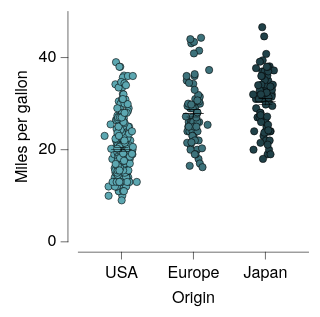

Describe this chart as a Vega-Lite specification.
### Vega-Lite specification from a JSON file in a GitHub repository (floating-point values rounded to 4 significant figures; data arrays with more than 128 entries replaced by an {"elided": "..."} marker saying what was removed)
{"background": null, "config": {"arc": {"fill": "#DBDBDB", "fillOpacity": 1.0, "innerRadius": 25.0, "padAngle": 0.03, "stroke": "black", "strokeOpacity": 1, "strokeWidth": 0.25}, "area": {"fill": "#DBDBDB", "fillOpacity": 1.0, "stroke": "black", "strokeOpacity": 1, "strokeWidth": 0.25}, "axis": {"domain": true, "domainCap": "round", "domainColor": "black", "domainWidth": 0.25, "grid": false, "gridCap": "round", "gridColor": "#F1F1F1", "gridDash": [0, 0], "gridOpacity": 1.0, "gridWidth": 0.25, "labelColor": "black", "labelFont": "Helvetica Neue, HelveticaNeue, Helvetica, Arial, sans-serif", "labelFontSize": 7, "labelFontStyle": "normal", "labelFontWeight": 400, "offset": 4.5, "ticks": true, "tickCap": "round", "tickColor": "black", "tickRound": false, "tickSize": 3, "tickWidth": 0.25, "titleColor": "black", "titleFont": "Helvetica Neue, HelveticaNeue, Helvetica, Arial, sans-serif", "titleFontSize": 7, "titleFontStyle": "normal", "titleFontWeight": 400}, "axisX": {"domain": true, "labelAlign": "center", "labelAngle": 0, "labels": true, "ticks": true, "translate": 0}, "axisY": {"domain": true, "labelAlign": "right", "labelAngle": 0, "labels": true, "ticks": true, "translate": 0}, "axisRight": {"domain": true, "labelAlign": "left", "labelAngle": 0, "labels": true, "ticks": true, "translate": 0}, "axisTop": {"domain": true, "labelAlign": "center", "labelAngle": 0, "labels": true, "ticks": true, "translate": 0}, "axisBand": {"tickOffset": 0}, "bar": {"fill": "#DBDBDB", "fillOpacity": 1.0, "stroke": "black", "strokeOpacity": 1, "strokeWidth": 0.25}, "boxplot": {"size": 9.0, "ticks": {"cornerRadius": 0.25, "fill": "black", "opacity": 1, "size": 4.5, "thickness": 0.25}, "box": {"fillOpacity": 1.0, "stroke": "black", "strokeOpacity": 1, "strokeWidth": 0.25}, "median": {"cornerRadius": 0, "fill": "black", "fillOpacity": 1.0, "opacity": 1, "size": 9.0, "thickness": 0.25}, "rule": {"fill": "black", "fillOpacity": 1.0, "size": 10.0, "stroke": "black", "strokeDash": [0, 0], "strokeOpacity": 1, "strokeWidth": 0.25}, "outliers": {"color": "black", "fill": "black", "fillOpacity": 1.0, "size": 0, "stroke": "black", "strokeOpacity": 1, "strokeWidth": 0.25}}, "circle": {"fill": "black", "fillOpacity": 1.0, "size": 1.25, "stroke": null, "strokeOpacity": 1, "strokeWidth": 0.25}, "errorband": {"band": {"fillOpacity": 0.6, "stroke": null, "strokeWidth": 0.25, "strokeOpacity": 1}, "borders": {"opacity": 0, "strokeOpacity": 0.25, "strokeWidth": 1}}, "errorbar": {"opacity": 1, "rule": {"strokeDash": [0, 0], "strokeWidth": 0.25}, "ticks": {"color": "black", "cornerRadius": 0.125, "opacity": 1, "size": 6.0, "thickness": 0.25}, "thickness": 0.25}, "font": "Helvetica Neue, HelveticaNeue, Helvetica, Arial, sans-serif", "geoshape": {"fill": "#DBDBDB", "fillOpacity": 1.0, "stroke": "black", "strokeOpacity": 1, "strokeWidth": 0.25}, "header": {"labelColor": "black", "labelFont": "Helvetica Neue, HelveticaNeue, Helvetica, Arial, sans-serif", "labelFontSize": 7, "labelFontStyle": "normal", "labelFontWeight": 400, "titleColor": "black", "titleFont": "Helvetica Neue, HelveticaNeue, Helvetica, Arial, sans-serif", "titleFontSize": 7, "titleFontStyle": "normal", "titleFontWeight": 400, "titlePadding": 0}, "legend": {"disable": false, "offset": 4.5, "titlePadding": 4, "labelOffset": 2, "gradientLabelOffset": 2, "gradientLength": 50.0, "gradientThickness": 5.0, "gradientOpacity": 1.0, "gradientStrokeColor": "black", "gradientStrokeWidth": 0.25, "labelColor": "black", "labelFont": "Helvetica Neue, HelveticaNeue, Helvetica, Arial, sans-serif", "labelFontSize": 7, "labelFontStyle": "normal", "labelFontWeight": 400, "strokeColor": "black", "strokeWidth": 0, "symbolSize": 42, "symbolStrokeColor": "black", "symbolStrokeWidth": 0.25, "titleColor": "black", "titleFont": "Helvetica Neue, HelveticaNeue, Helvetica, Arial, sans-serif", "titleFontSize": 7, "titleFontStyle": "normal", "titleFontWeight": 400}, "line": {"color": "black", "stroke": "black", "strokeCap": "round", "strokeDash": [0, 0], "strokeOpacity": 1, "strokeWidth": 0.375}, "point": {"filled": true, "fill": "#DBDBDB", "fillOpacity": 1.0, "size": 5.0, "stroke": "black", "strokeOpacity": 1, "strokeWidth": 0.25}, "range": {"category": ["#5CA7B1", "#CDDEF3", "#B7B3E4", "#B3DAB5", "#F5E1B3", "#3D727B", "#8AA8D2", "#867DAC", "#80A988", "#CBB17A", "#204148", "#59719A", "#584C77", "#507B5F", "#9D824D"], "diverging": {"scheme": ["#C35082", "#CE6D94", "#D989A7", "#E2A4BA", "#EABFCE", "#F1DBE2", "#F6F6F6", "#D7E0EB", "#B9CBE0", "#9BB6D5", "#7DA1C9", "#5F8CBD", "#4177B1"]}, "heatmap": {"scheme": ["#32022B", "#43044D", "#4C196E", "#4D338C", "#484DA6", "#3A68BB", "#1D83CA", "#1D9CCB", "#23B5C9", "#28CDC5", "#4DE0B4", "#91EE9F"]}, "ordinal": {"scheme": ["#F1F1F1", "#DBDBDB", "#C6C6C6", "#B2B2B2", "#9D9D9D", "#898989", "#767676", "#636363", "#515151", "#404040", "#2F2F2F", "#1F1F1F"]}, "ramp": {"scheme": ["#32022B", "#43044D", "#4C196E", "#4D338C", "#484DA6", "#3A68BB", "#1D83CA", "#1D9CCB", "#23B5C9", "#28CDC5", "#4DE0B4", "#91EE9F"]}}, "rule": {"color": "black", "stroke": "black", "strokeCap": "round", "strokeDash": [2, 2], "strokeOpacity": 1, "strokeWidth": 0.25}, "scale": {"bandPaddingInner": 0.1, "bandPaddingOuter": 0.1, "round": false}, "rect": {"fill": "#DBDBDB", "fillOpacity": 1.0, "stroke": "black", "strokeOpacity": 1, "strokeWidth": 0.25}, "square": {"fill": "#DBDBDB", "fillOpacity": 1.0, "size": 10.0, "stroke": "black", "strokeOpacity": 1, "strokeWidth": 0.25}, "text": {"color": "black", "font": "Helvetica Neue, HelveticaNeue, Helvetica, Arial, sans-serif", "fontSize": 7, "fontStyle": "normal", "fontWeight": 400}, "tick": {"color": "black", "cornerRadius": 0.125, "opacity": 1.0, "size": 9.0, "thickness": 0.25}, "title": {"anchor": "middle", "frame": "group", "color": "black", "font": "Helvetica Neue, HelveticaNeue, Helvetica, Arial, sans-serif", "fontSize": 7, "fontStyle": "normal", "fontWeight": 400, "subtitleColor": "black", "subtitleFont": "Helvetica Neue, HelveticaNeue, Helvetica, Arial, sans-serif", "subtitleFontSize": "Helvetica Neue, HelveticaNeue, Helvetica, Arial, sans-serif", "subtitleFontStyle": "normal", "subtitleFontWeight": 400}, "trail": {"color": "black", "opacity": 1, "size": 0.375}, "view": {"continuousWidth": 100, "continuousHeight": 100, "discreteWidth": 100, "discreteHeight": 100, "fill": null, "stroke": null, "strokeWidth": 0.25}}, "layer": [{"data": {"name": "data-5a85ede2053d4aec77293cfb476ae07b"}, "mark": {"type": "circle", "opacity": 1.0, "size": 10.0, "stroke": "black", "strokeOpacity": 1, "strokeWidth": 0.25}, "encoding": {"color": {"field": "Origin", "legend": null, "scale": {"domain": ["USA", "Europe", "Japan"], "range": ["#5CA7B1", "#3D727B", "#204148", "#CDDEF3", "#8AA8D2", "#59719A", "#B7B3E4", "#867DAC", "#584C77", "#B3DAB5", "#80A988", "#507B5F", "#F5E1B3", "#CBB17A", "#9D824D"]}, "sort": ["USA", "Europe", "Japan"], "title": null, "type": "nominal"}, "x": {"axis": {}, "field": "Origin", "scale": {"domain": ["USA", "Europe", "Japan"]}, "sort": ["USA", "Europe", "Japan"], "title": "Origin", "type": "nominal"}, "xOffset": {"field": "jitter_x", "scale": {"domain": [-7.33, 7.33], "range": [5.17, 19.83]}, "type": "quantitative"}, "y": {"field": "Miles_per_Gallon", "title": "Miles per gallon", "type": "quantitative"}}}, {"data": {"name": "data-64e7897fd8423deef5c97d660b6d3367"}, "mark": {"type": "errorbar"}, "encoding": {"x": {"axis": {}, "field": "Origin", "scale": {"domain": ["USA", "Europe", "Japan"]}, "sort": ["USA", "Europe", "Japan"], "title": "Origin", "type": "nominal"}, "y": {"field": "__mean", "title": "Miles per gallon", "type": "quantitative"}, "yError": {"field": "__error"}}}, {"data": {"name": "data-64e7897fd8423deef5c97d660b6d3367"}, "mark": {"type": "tick"}, "encoding": {"x": {"axis": {}, "field": "Origin", "scale": {"domain": ["USA", "Europe", "Japan"]}, "sort": ["USA", "Europe", "Japan"], "title": "Origin", "type": "nominal"}, "y": {"field": "__mean", "title": "Miles per gallon", "type": "quantitative"}}}], "$schema": "https://vega.github.io/schema/vega-lite/v6.4.1.json", "datasets": {"data-5a85ede2053d4aec77293cfb476ae07b": {"elided": "398 records"}, "data-64e7897fd8423deef5c97d660b6d3367": [{"Origin": "USA", "__mean": 20.08, "__error": 0.4058, "__dysonsphere__": 1}, {"Origin": "Japan", "__mean": 30.45, "__error": 0.6852, "__dysonsphere__": 1}, {"Origin": "Europe", "__mean": 27.89, "__error": 0.8037, "__dysonsphere__": 1}]}}
